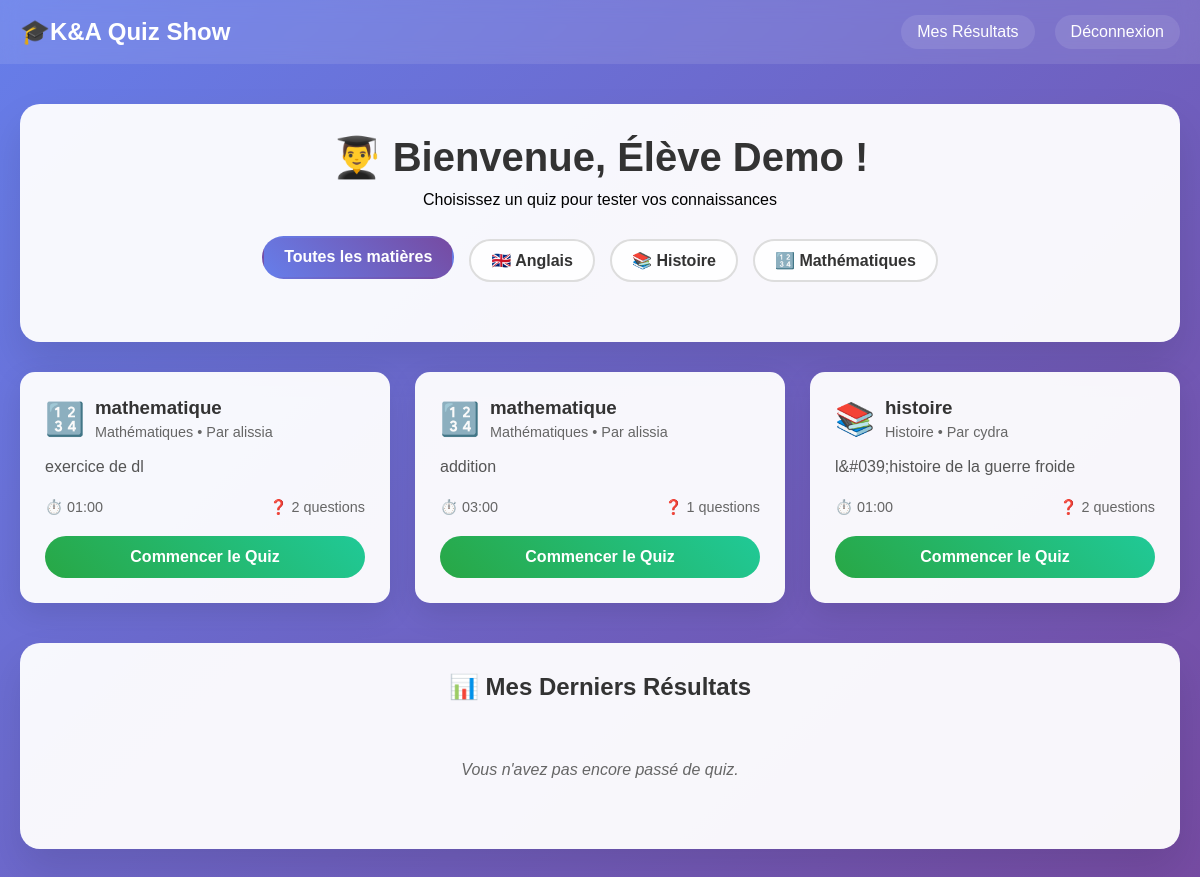
The page /pages/student-dashboard.php (signed in) on the database its author committed.
### tables this page shows
CREATE TABLE `subjects` (
  `id` int(11) NOT NULL,
  `name` varchar(50) NOT NULL,
  `icon` varchar(50) DEFAULT '?'
);

CREATE TABLE `quizzes` (
  `id` int(11) NOT NULL,
  `title` varchar(255) NOT NULL,
  `description` text DEFAULT NULL,
  `subject_id` int(11) DEFAULT NULL,
  `professor_id` int(11) DEFAULT NULL,
  `time_limit` int(11) NOT NULL DEFAULT 600,
  `total_questions` int(11) DEFAULT 0,
  `is_active` tinyint(1) DEFAULT 1,
  `created_at` timestamp NOT NULL DEFAULT current_timestamp()
);

CREATE TABLE `users` (
  `id` int(11) NOT NULL,
  `email` varchar(255) NOT NULL,
  `password` varchar(255) NOT NULL,
  `name` varchar(100) NOT NULL,
  `role` enum('student','professor') NOT NULL,
  `created_at` timestamp NOT NULL DEFAULT current_timestamp()
);

### includes/functions.php (called while the page is built, shortened)
 <?php
function escape($data) {
    return htmlspecialchars($data, ENT_QUOTES, 'UTF-8');
}
function getCurrentUserName() {
    return $_SESSION['user_name'] ?? null;
}
function formatTime($seconds) {
    $minutes = floor($seconds / 60);
    $seconds = $seconds % 60;
    return sprintf('%02d:%02d', $minutes, $seconds);
}
function getSubjects($pdo) {
    $stmt = $pdo->query("SELECT * FROM subjects ORDER BY name");
    return $stmt->fetchAll();
}
?>

### pages/student-dashboard.php (the view, shortened to what this page needs)
 <?php
require_once '../config/database.php';
require_once '../includes/functions.php';
$stmt = $pdo->prepare("
    SELECT q.*, s.name as subject_name, s.icon as subject_icon, u.name as professor_name
    FROM quizzes q
    JOIN subjects s ON q.subject_id = s.id
    JOIN users u ON q.professor_id = u.id
    WHERE q.is_active = 1
    ORDER BY q.created_at DESC
");
$stmt->execute();
$quizzes = $stmt->fetchAll();
$stmt = $pdo->prepare("
    SELECT qa.*, q.title as quiz_title, s.name as subject_name, s.icon as subject_icon
    FROM quiz_attempts qa
    JOIN quizzes q ON qa.quiz_id = q.id
    JOIN subjects s ON q.subject_id = s.id
    WHERE qa.student_id = ? AND qa.is_completed = 1
    ORDER BY qa.completed_at DESC
    LIMIT 5
");
$stmt->execute([getCurrentUserId()]);
$recent_attempts = $stmt->fetchAll();
$subjects = getSubjects($pdo);
?>
<!DOCTYPE html>
<html lang="fr">
<head>
</head>
<body>
    <header class="header">
        <nav class="nav">
            <a href="../index.php" class="logo"> 🎓K&A Quiz Show</a>
            <div class="nav-links">
                <a href="results.php">Mes Résultats</a>
                <a href="logout.php">Déconnexion</a>
            </div>
        </nav>
    </header>
    <main class="main-content">
        <div class="container">
            <div class="welcome-section">
                <h1>👨‍🎓 Bienvenue, <?php echo escape(getCurrentUserName()); ?> !</h1>
                <p>Choisissez un quiz pour tester vos connaissances</p>
                <div class="subjects-filter">
                    <a href="#" class="subject-btn active" onclick="filterQuizzes('all')">Toutes les matières</a>
                    <?php foreach ($subjects as $subject): ?>
                        <a href="#" class="subject-btn" onclick="filterQuizzes('<?php echo $subject['id']; ?>')">
                            <?php echo $subject['icon'] . ' ' . escape($subject['name']); ?>
                        </a>
                    <?php endforeach; ?>
                </div>
            </div>
            <div class="quiz-grid" id="quizGrid">
                <?php if (empty($quizzes)): ?>
                    <div class="no-data">
                        Aucun quiz disponible pour le moment.
                    </div>
                <?php else: ?>
                    <?php foreach ($quizzes as $quiz): ?>
                        <div class="quiz-card" data-subject="<?php echo $quiz['subject_id']; ?>">
                            <div class="quiz-header">
                                <span class="subject-icon"><?php echo $quiz['subject_icon']; ?></span>
                                <div class="quiz-info">
                                    <h3><?php echo escape($quiz['title']); ?></h3>
                                    <div class="quiz-meta">
                                        <?php echo escape($quiz['subject_name']); ?> • Par <?php echo escape($quiz['professor_name']); ?>
                                    </div>
                                </div>
                            </div>
                            <?php if ($quiz['description']): ?>
                                <div class="quiz-description">
                                    <?php echo escape($quiz['description']); ?>
                                </div>
                            <?php endif; ?>
                            <div class="quiz-details">
                                <span>⏱️ <?php echo formatTime($quiz['time_limit']); ?></span>
                                <span>❓ <?php echo $quiz['total_questions']; ?> questions</span>
                            </div>
                            <a href="take-quiz.php?id=<?php echo $quiz['id']; ?>" class="btn">
                                Commencer le Quiz
                            </a>
                        </div>
                    <?php endforeach; ?>
                <?php endif; ?>
            </div>
            <div class="results-section">
                <h2>📊 Mes Derniers Résultats</h2>
                <?php if (empty($recent_attempts)): ?>
                    <div class="no-data">
                        Vous n'avez pas encore passé de quiz.
                    </div>
                <?php endif; ?>
            </div>
        </div>
    </main>
</body>
</html>

### pages/student-dashboard.php (style rules this page uses)
* { margin: 0; padding: 0; box-sizing: border-box; }
body { font-family: Arial, sans-serif; background: linear-gradient(135deg, #667eea 0%, #764ba2 100%); min-height: 100vh; display: flex; flex-direction: column; }
.header { background: rgba(255, 255, 255, 0.1); backdrop-filter: blur(10px); padding: 15px 0; position: sticky; top: 0; z-index: 100; animation: slideDown 0.8s ease-out; }
.nav { max-width: 1200px; margin: 0 auto; display: flex; justify-content: space-between; align-items: center; padding: 0 20px; }
.logo { color: white; font-size: 24px; font-weight: bold; text-decoration: none; animation: pulse 2s infinite; }
.nav-links { display: flex; gap: 20px; }
.nav-links a { color: white; text-decoration: none; padding: 8px 16px; border-radius: 20px; transition: all 0.3s ease; background: rgba(255, 255, 255, 0.1); }
.main-content { flex: 1; padding: 40px 20px; }
.container { max-width: 1200px; margin: 0 auto; }
.welcome-section { background: rgba(255, 255, 255, 0.95); padding: 30px; border-radius: 20px; margin-bottom: 30px; box-shadow: 0 20px 40px rgba(0,0,0,0.1); animation: fadeInUp 1s ease-out; text-align: center; }
.welcome-section h1 { color: #333; margin-bottom: 10px; font-size: 2.5em; animation: bounce 2s ease-in-out infinite; }
.subjects-filter { display: flex; justify-content: center; gap: 15px; margin: 30px 0; flex-wrap: wrap; }
.subject-btn { padding: 10px 20px; background: rgba(255, 255, 255, 0.9); border: 2px solid #ddd; border-radius: 25px; cursor: pointer; transition: all 0.3s ease; font-weight: bold; text-decoration: none; color: #333; }
.subject-btn:hover, .subject-btn.active { background: linear-gradient(45deg, #667eea, #764ba2); color: white; border-color: transparent; transform: translateY(-3px); }
.quiz-grid { display: grid; grid-template-columns: repeat(auto-fill, minmax(350px, 1fr)); gap: 25px; margin-bottom: 40px; }
.quiz-card { background: rgba(255, 255, 255, 0.95); padding: 25px; border-radius: 15px; box-shadow: 0 10px 30px rgba(0,0,0,0.1); transition: all 0.3s ease; animation: fadeInUp 1.2s ease-out; }
.quiz-header { display: flex; align-items: center; margin-bottom: 15px; gap: 10px; }
.subject-icon { font-size: 2em; }
.quiz-info h3 { color: #333; margin-bottom: 5px; }
.quiz-meta { color: #666; font-size: 0.9em; }
.quiz-description { color: #555; margin-bottom: 20px; line-height: 1.5; }
.quiz-details { display: flex; justify-content: space-between; margin-bottom: 20px; font-size: 0.9em; color: #666; }
.btn { display: inline-block; padding: 12px 25px; background: linear-gradient(45deg, #28a745, #20c997); color: white; text-decoration: none; border-radius: 25px; font-weight: bold; transition: all 0.3s ease; border: none; cursor: pointer; width: 100%; text-align: center; }
.results-section { background: rgba(255, 255, 255, 0.95); padding: 30px; border-radius: 20px; box-shadow: 0 20px 40px rgba(0,0,0,0.1); animation: fadeInUp 1.4s ease-out; }
.results-section h2 { color: #333; margin-bottom: 20px; text-align: center; }
.no-data { text-align: center; color: #666; padding: 40px; font-style: italic; }

### rows shown on the page
subjects: icon "🇬🇧", name "Anglais"
subjects: icon "📚", name "Histoire"
subjects: icon "🔢", name "Mathématiques"
quizzes: subject.icon "🔢", title "mathematique", subject.name "Mathématiques", professor.name "alissia", description "exercice de dl", time_limit "01:00", total_questions "2"
quizzes: subject.icon "🔢", title "mathematique", subject.name "Mathématiques", professor.name "alissia", description "addition", time_limit "03:00", total_questions "1"
quizzes: subject.icon "📚", title "histoire", subject.name "Histoire", professor.name "cydra", description "l&#039;histoire de la guerre froide", time_limit "01:00", total_questions "2"

### other values the page prints
getCurrentUserName() "Élève Demo"
